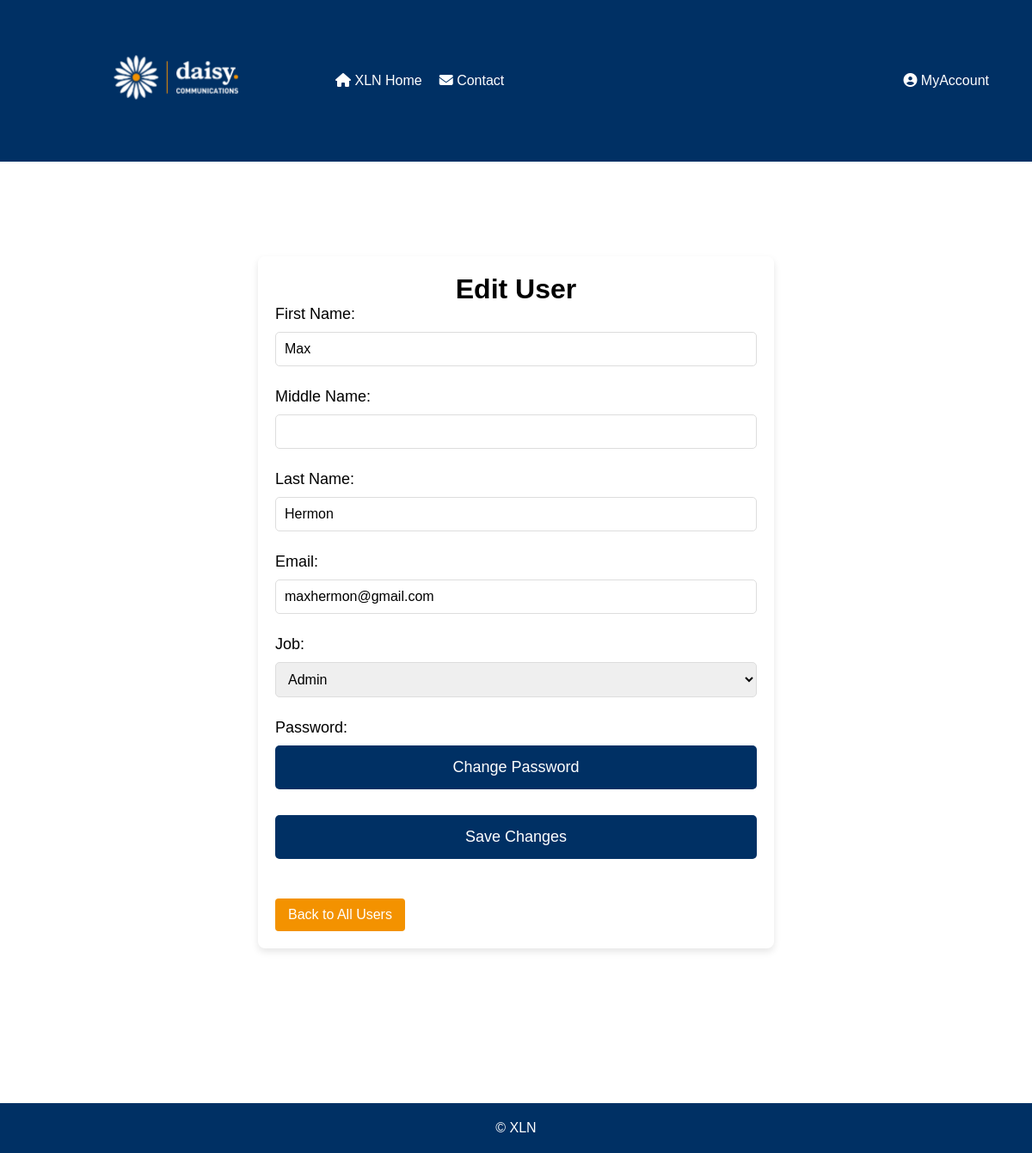
The page /php/EditUser.php?uid=5 on the database as committed earlier.
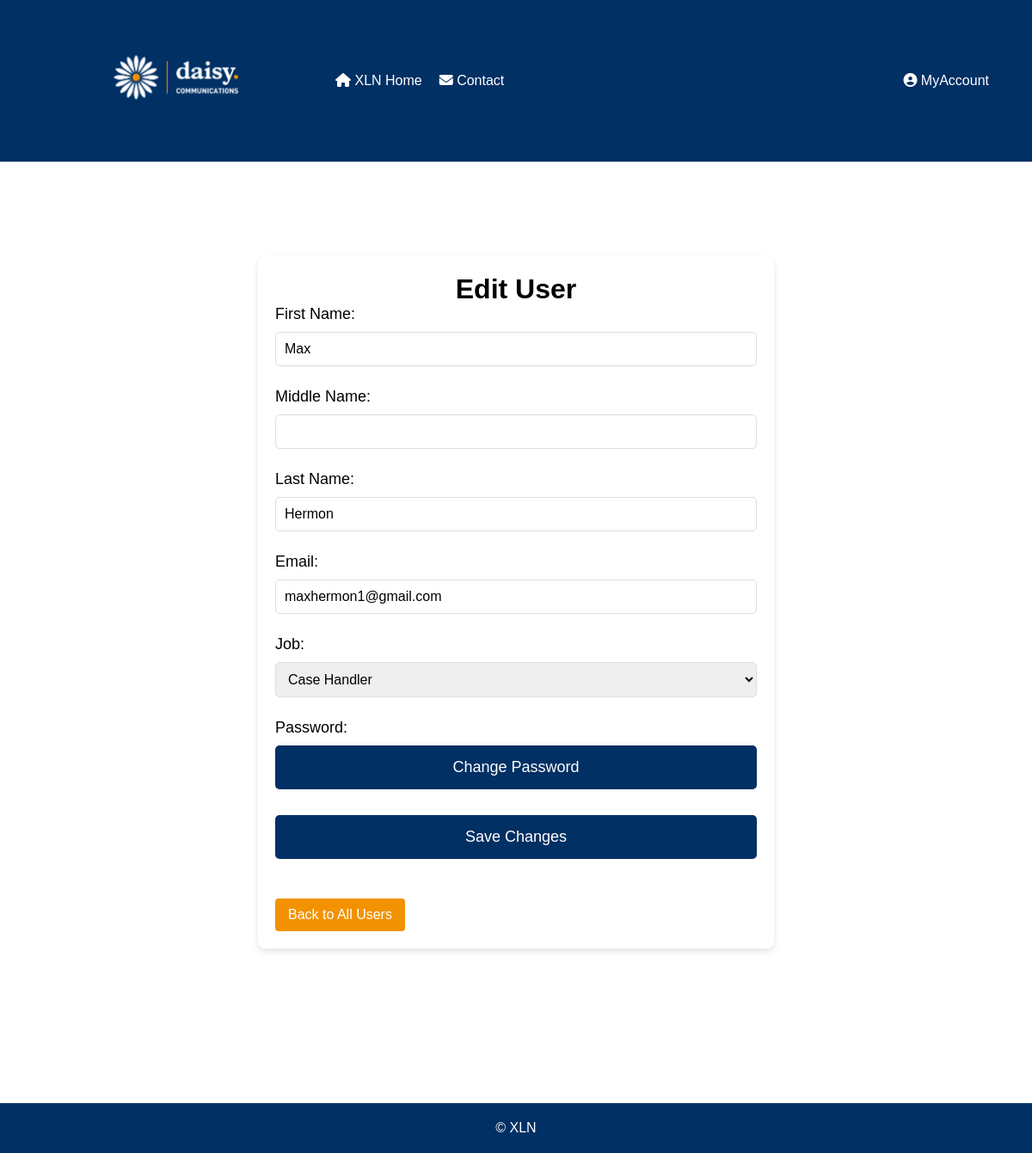
The same page on the database as committed later.
### tables this page shows
CREATE TABLE users (
userID INTEGER PRIMARY KEY AUTOINCREMENT,
fName TEXT NOT NULL,
mName TEXT,
lName TEXT NOT NULL,
email TEXT NOT NULL UNIQUE CHECK (email LIKE '%_@_%._%'),
password TEXT NOT NULL,
jobID INT NULL,
FOREIGN KEY (jobID) REFERENCES jobs(jobID) ON UPDATE CASCADE ON DELETE CASCADE
);

CREATE TABLE "jobs" (
	"jobID"	INTEGER,
	"job"	TEXT NOT NULL,
	PRIMARY KEY("jobID" AUTOINCREMENT)
);

### php/EditUser.php (the view, shortened to what this page needs)
<?php
$userID = isset($_GET['uid']) ? $_GET['uid'] : null;
$db = new SQLite3('../data/XLN_new_DBA.db');
$jobsQuery = "SELECT jobID, job FROM jobs ORDER BY job";
$jobsResult = $db->query($jobsQuery);
$jobs = [];
while ($row = $jobsResult->fetchArray(SQLITE3_ASSOC)) {
    $jobs[] = $row;
}
if ($userID) {
    $stmt = $db->prepare($sql = "SELECT u.*,
                        j.job AS job_name
                FROM users u
                LEFT JOIN jobs j ON u.jobID = j.jobID
                WHERE u.userID = :userID");
    $stmt->bindValue(':userID', $userID, SQLITE3_INTEGER);
    $result = $stmt->execute();
    $userData = $result->fetchArray(SQLITE3_ASSOC);
}
?>
<!DOCTYPE html>
<html lang="en">
<head>
    <link rel="stylesheet" href="../css/EditUser.css">
    <link
    rel="stylesheet"
    href="https://cdnjs.cloudflare.com/ajax/libs/font-awesome/6.2.1/css/all.min.css"
  />
</head>
<body>
<header>
        <a href="Homepage.php"><img class="logo" src="../xlnLogo.png" alt="XLN Logo"></a>
        <nav>
            <ul class="left-menu">
                <li><a href="Homepage.php"><i class="fa-solid fa-house"></i> XLN Home</a></li>
                <li><a href="../html/Contact.html"><i class="fa-solid fa-envelope"></i> Contact</a></li>
            </ul>
            <ul class="right-menu">
                <li class="dropdown">
                    <a href="javascript:void(0)" class="dropbtn"><i class="fa-solid fa-circle-user"></i> MyAccount</a>
                </li>
            </ul>
        </nav>
    </header>
    <main>
        <div class="container">
            <h1>Edit User</h1>
            <?php if ($userData): ?>
                <form id="editUserForm" method="POST">
                    <label for="fName">First Name:</label>
                    <input type="text" id="fName" name="fName" value="<?php echo $userData['fName']; ?>">
                    <label for="mName">Middle Name:</label>
                    <input type="text" id="mName" name="mName" value="<?php echo $userData['mName']; ?>">
                    <label for="lName">Last Name:</label>
                    <input type="text" id="lName" name="lName" value="<?php echo $userData['lName']; ?>">
                    <label for="email">Email:</label>
                    <input type="text" id="email" name="email" value="<?php echo $userData['email']; ?>">
                    <label for="jobID">Job:</label>
                    <select id="jobID" name="jobID">
                        <?php foreach ($jobs as $job): ?>
                            <option value="<?php echo $job['jobID']; ?>"
                            <?php echo ($userData['jobID'] == $job['jobID']) ? 'selected' : ''; ?>>
                            <?php echo htmlspecialchars($job['job']); ?>
                            </option>
                        <?php endforeach; ?>
                    </select>
                    <label>Password:</label>
                    <button>Change Password</button>
                    <button type="submit">Save Changes</button>
                    <a href="UserManagement.php" class="button">Back to All Users</a>
                </form>
            <?php else: ?>
                <p>No User found or invalid User ID.</p>
                <a href="UserManagement.php">Back to All Users</a>
            <?php endif; ?>
        </div>
    </main>
    <footer>
        <p>&copy; <span id="year"></span> XLN</p>
    </footer>
</body>
</html>

Rows that differ between the two databases and show on the page:
changed users "Max": email "maxhermon@gmail.com" → "maxhermon1@gmail.com"; jobID "Admin" → "Case Handler"
